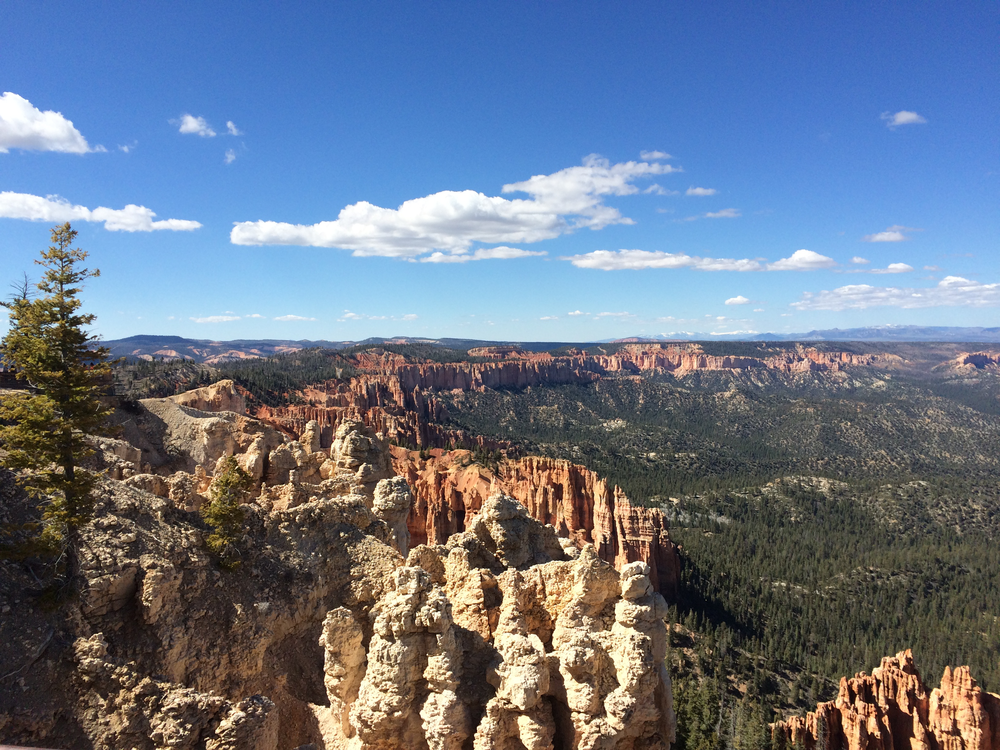
#> input picture images/bryce_left_01.png, 1000 x 750 px
$ python stitch.py --first images/bryce_left_01.png --second images/bryce_right_01.png
#> lines starting #> are read from the running program, lines starting #| are printed output that depends on the picture
# USAGE
# python stitch.py --first images/bryce_left_01.png --second images/bryce_right_01.png

# import the necessary packages
from pyimagesearch.panorama import Stitcher
import argparse
import imutils
import cv2

# construct the argument parse and parse the arguments
ap = argparse.ArgumentParser()
ap.add_argument("-f", "--first", required=True,
	help="path to the first image")
ap.add_argument("-s", "--second", required=True,
	help="path to the second image")
args = vars(ap.parse_args())

# load the two images and resize them to have a width of 400 pixels
# (for faster processing)
imageA = cv2.imread(args["first"])
#> imageA is the input picture: shape (750, 1000, 3); mean B, G, R 137.6, 118.4, 106.1
imageB = cv2.imread(args["second"])
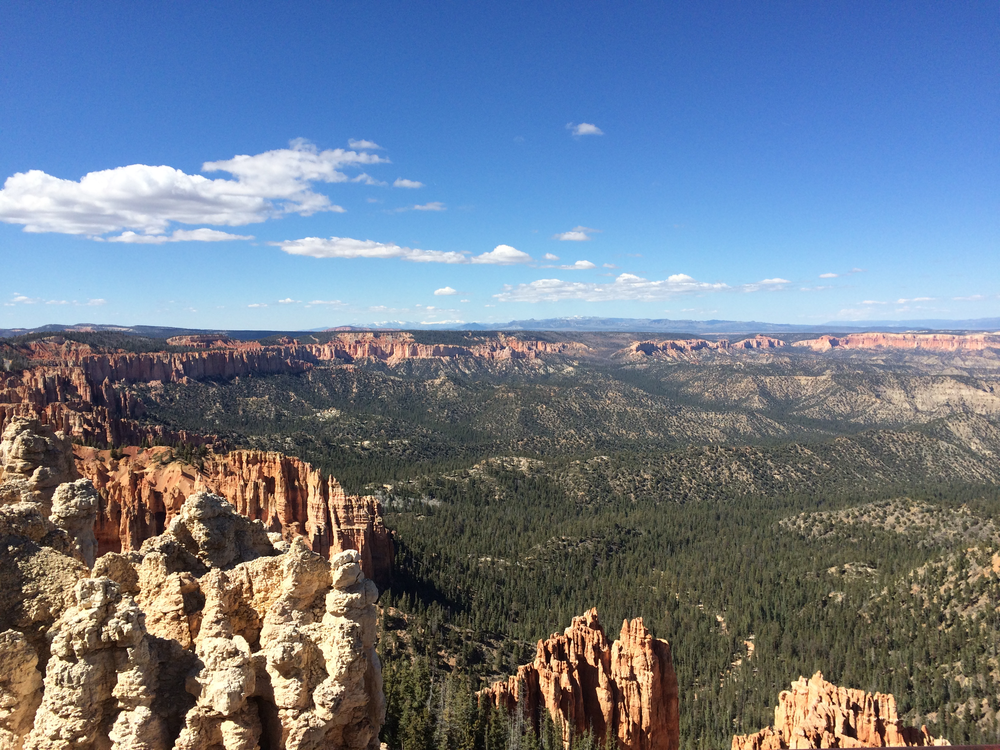
#> input picture images/bryce_right_01.png, 1000 x 750 px
#> imageB is the input picture: shape (750, 1000, 3); mean B, G, R 140.9, 123, 110.1
# imageC = cv2.imread(args["third"])
imageA = imutils.resize(imageA, width=400)
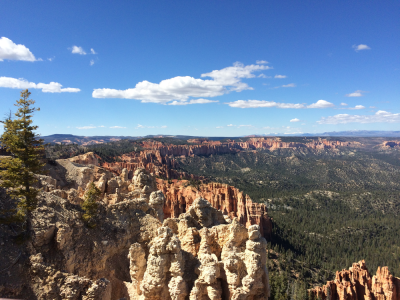
#> imageA: shape (300, 400, 3); mean B, G, R 137.6, 118.4, 106.1
imageB = imutils.resize(imageB, width=400)
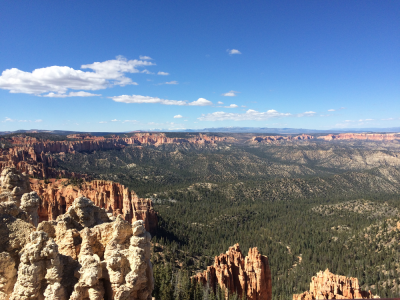
#> imageB: shape (300, 400, 3); mean B, G, R 140.9, 123, 110.1
# imageC = imutils.resize(imageC, width=400)

# stitch the images together to create a panorama
#> (the run stopped early here; a loop or call above may not have finished)
